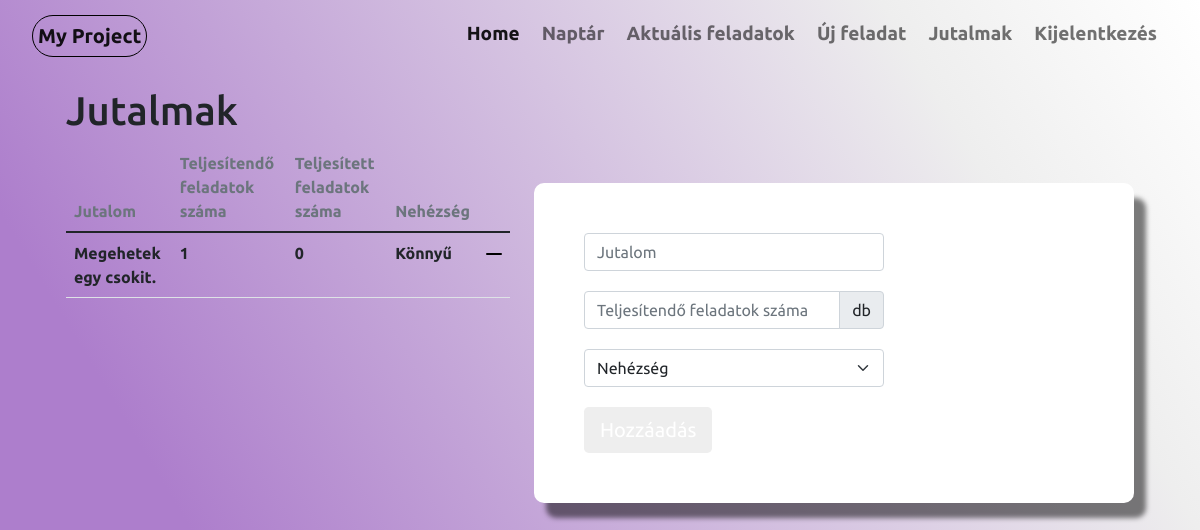
The page /jutalmak (signed in) on the database as committed earlier.
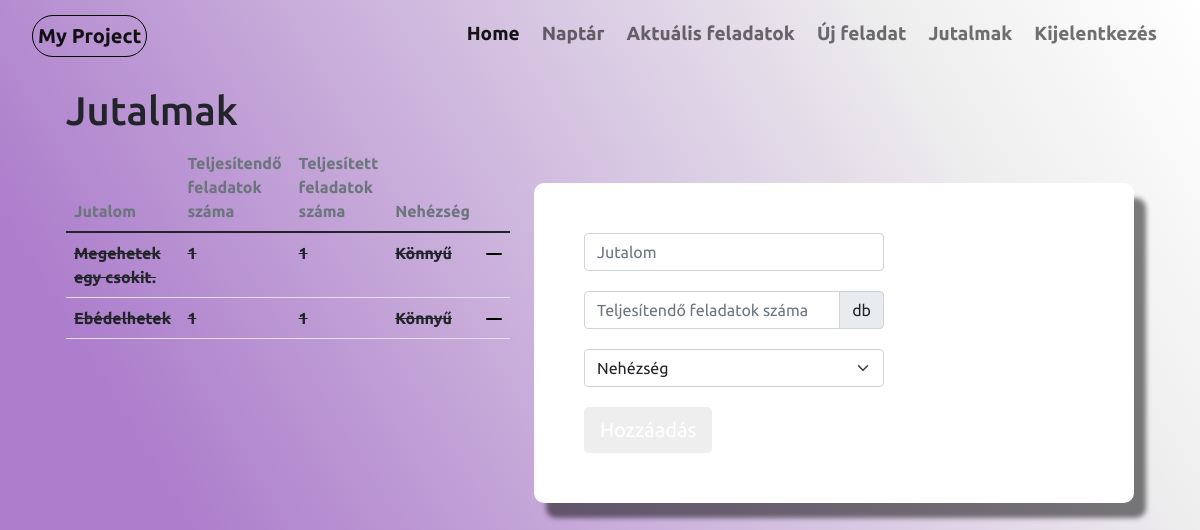
The same page on the database as committed later.
### website/models.py (models this page shows, shortened)
class Jutalom(db.Model):
    jutalom_id = db.Column(db.Integer, primary_key=True)
    jutalom_name = db.Column(db.String(60))
    ossz = db.Column(db.Integer)
    teljesitett_fel = db.Column(db.Integer)
    difficulty = db.Column(db.String(60))
    status = db.Column(db.Boolean,default=False)
    user_id = db.Column(db.Integer, db.ForeignKey('user.id'))

### website/views.py (the view, shortened to what this page needs)
@views.route("/jutalmak", methods=['GET','POST'])
@login_required
def jutalmak():
    if request.method == 'GET':
        user_jutalom = db.session.query(Jutalom).filter(Jutalom.user_id == current_user.id).all()
        return render_template("jutalom.html", user = current_user, jutalmak = user_jutalom)

### website/__init__.py (called while the page is built)
def create_app():
    app = Flask(__name__)
    app.secret_key = secrets.token_urlsafe(16)
    app.config['SQLALCHEMY_DATABASE_URI'] = f'sqlite:///{DB_NAME}'
    db.init_app(app)
    from .views import views
    from .auth import auth
    app.register_blueprint(views)
    app.register_blueprint(auth)
    from .models import User
    login_manager = LoginManager()
    login_manager.login_view = 'auth.login'
    login_manager.init_app(app)
    @login_manager.user_loader
    def load_user(id):
        return User.query.get(int(id))
    create_database(app)
    return app

### website/templates/jutalom.html (shortened to what this page needs)
{% extends "base.html"%}{% block title %}Jutalom{% endblock %}
{%block content%}
<div class="home">
<div class="container">
    <div class="container">
        <h1>Jutalmak</h1>
    </div>
    <div class="container">
        <div class="row">
            <div class="col">
                <table class="table  table-hover">
                    <thead class="fs-6 text-secondary fw-bold">
                        <td>Jutalom</td>
                        <td>Teljesítendő feladatok száma</td>
                        <td>Teljesített feladatok száma</td>
                        <td>Nehézség</td>
                    </thead>
                    <tbody class="fs-6 fw-bold">
                        {% for jutalom in jutalmak %}
                        {% if jutalom.ossz != jutalom.teljesitett_fel%}
                        <tr>
                            <td> {{jutalom.jutalom_name}}</td>
                            <td> {{jutalom.ossz}}</td>
                            <td> {{jutalom.teljesitett_fel}}</td>
                            <td> {{ jutalom.difficulty}}</td>
                            <td>
                                <a href="/delete/jutalom/{{ jutalom.jutalom_id }}">
                                    <svg xmlns="http://www.w3.org/2000/svg" width="16" height="16" fill="#000" class="bi bi-dash-lg" viewBox="0 0 16 16">
                                        <path d="M0 8a1 1 0 0 1 1-1h14a1 1 0 1 1 0 2H1a1 1 0 0 1-1-1z"/>
                                    </svg>
                                </a>
                            </td>
                        </tr>
                        {%else%}
                        <tr>
                            <td><del> {{jutalom.jutalom_name}}</del></td>
                            <td><del> {{jutalom.ossz}}</del></td>
                            <td><del> {{jutalom.teljesitett_fel}}</del></td>
                            <td><del> {{ jutalom.difficulty}}</del></td>
                            <td>
                                <a href="/delete/jutalom/{{ jutalom.jutalom_id }}">
                                    <svg xmlns="http://www.w3.org/2000/svg" width="16" height="16" fill="#000" class="bi bi-dash-lg" viewBox="0 0 16 16">
                                        <path d="M0 8a1 1 0 0 1 1-1h14a1 1 0 1 1 0 2H1a1 1 0 0 1-1-1z"/>
                                    </svg>
                                </a>
                            </td>
                        </tr>
                        {%endif%}
                        {%endfor%}
                    </tbody>
                </table>
            </div>
            <div class="col">
                <div class="signup-form">
                    <form action="" method="post">
                <div class="form-group">
                    <input type="text" class="form-control" id="jutalom" name="jutalom_name" placeholder="Jutalom" style="width:300px" required>
                </div>
                <div class="form-group">
                    <div class="input-group" style="width:300px">
                    <input type="text" class="form-control" id="ossz" name="ossz" placeholder="Teljesítendő feladatok száma" required>
                    <span class="input-group-text">db</span>
                </div>
                </div>
                <div class="form-group">
                    <select class="form-select" id="difficulty" style="width:300px" name="difficulty">
                        <option selected disabled>Nehézség</option>
                      </select>
                </div>
                <div>
                    <button type="submit" class="btn btn-primary btn-lg">Hozzáadás</button>
                </div>
            </form>
            </div>
            </div>
        </div>
    </div>
</div>
</div>
{%endblock%}

### website/templates/base.html (shortened to what this page needs)
<!DOCTYPE html>
<html lang="en">
<head>
    <link rel="stylesheet" id="style" href="./static/style.css" >
    <link rel="stylesheet" href="./static/style_for_signup.css">
    <link rel="stylesheet" href="./static/calendar.css">
    <link href="https://cdn.jsdelivr.net/npm/bootstrap@5.1.1/dist/css/bootstrap.min.css" rel="stylesheet">
</head>
<body>
      <nav class="navbar navbar-expand-lg navbar-light">
          <div class="container-fluid">
            <a class="navbar-brand">My Project</a>
            <div class="collapse navbar-collapse" id="navbarNav">
              <ul class="navbar-nav ms-auto">
                {% if user.is_authenticated %}
                  <li class="nav-item">
                    <a class="nav-link active" id="home" aria-current="page" href="/">Home</a>
                  </li>
                  <li class="nav-item">
                    <a class="nav-link" id="calendar" href="/calendar" >Naptár</a>
                  </li>
                  <li class="nav-item">
                    <a class="nav-link" id="currenttasks" href="/currenttasks">Aktuális feladatok</a>
                  </li>
                  <li class="nav-item">
                    <a class="nav-link" id="newtask" href="/newtask">Új feladat</a>
                  </li>
                  <li class="nav-item">
                    <a class="nav-link" id="jutalmak" href="/jutalmak">Jutalmak</a>
                  </li>
                  <li class="nav-item">
                    <a class="nav-link" id="logout" href="/logout" >Kijelentkezés</a>
                  </li>
                {%endif%}
              </ul>
            </div>
          </div>
        </nav>
      <div class="container">
        {%block content%}
        {%endblock%}
      </div>
    </body>
</html>

### website/static/style.css (style rules this page uses)
* { margin: 0; padding: 0; font-family: 'Ubuntu', sans-serif; }
body { background: linear-gradient(59deg, rgba(173,126,204,1) 21%, rgba(238,238,238,1) 81%, rgba(255,255,255,1) 100%); background-attachment: fixed; }
.navbar-brand { font-size: 16px; font-weight: bold; margin-top: 5px; margin-left: 20px; padding: 5px; border: 1px solid black; border-radius: 50px 50px 50px 50px; }
.nav-link { font-size: 19px; margin: 3px; font-weight: bold; }
.navbar-nav { text-align: right; margin-right: 20px; }
.home { margin-top:20px; margin-bottom:50px; }

### website/static/style_for_signup.css (style rules this page uses)
.signup-form { width: 600px; margin: 40px auto; }
.signup-form form { background: #fff; border-radius: 10px; margin-bottom: 15px; box-shadow: 12px 15px 5px rgba(0,0,0, 0.5); padding: 50px; color: rgb(121, 121, 121); }
.signup-form .form-group { margin-bottom: 20px; }
.signup-form .btn { background: #eeeeee; border:none; }

Rows that differ between the two databases and show on the page:
changed Jutalom "Megehetek egy csokit.": teljesitett_fel "0" → "1"
added Jutalom: jutalom_name "Ebédelhetek", ossz "1", teljesitett_fel "1", difficulty "Könnyű"
